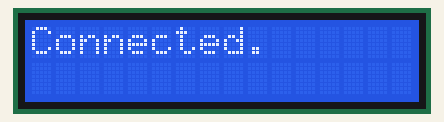
Recording of a sketch running on a simulated ESP32. Parts: 16×2 character LCD. WiFi joins after 1.5 s; servers stay silent unless stated; the local clock reads 2024-03-15 10:24:30 at power-on unless the sketch sets it.

Above: at 1.6 s.
At 3.7 s:
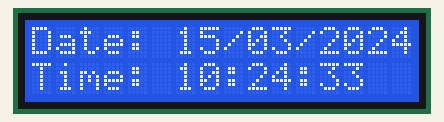
At 7.8 s:
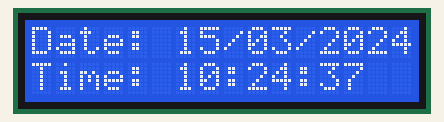
At 11.9 s:
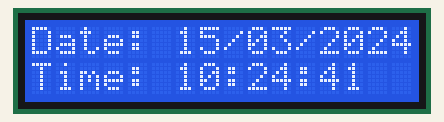
At 21.2 s:
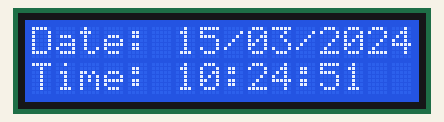
At 38.8 s:
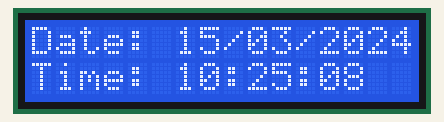

Measured:
- what the display in image 0 shows lasts 2.0 s, from 1.6 s to 3.6 s
- what the display in image 1 shows lasts 1.1 s, from 3.6 s to 4.7 s

The sketch:

sketch.ino
```cpp
#include <LiquidCrystal_I2C.h>
#include <WiFi.h>
#include "time.h"

const char* ssid     = "Wokwi-GUEST";
const char* password = "";

const char* ntpServer = "pool.ntp.org";
const long  gmtOffset_sec = 19800;
const int   daylightOffset_sec = 0;

LiquidCrystal_I2C lcd(0x27, 16, 2);

void setup() {
  Serial.begin(115200);
  lcd.init();
  lcd.backlight();
  WiFi.begin(ssid, password);
  lcd.setCursor(0, 0);
  lcd.print("Connecting....");

  while (WiFi.status() != WL_CONNECTED) {
    delay(500);
  }
  lcd.clear();
  lcd.setCursor(0, 0);
  lcd.print("Connected.");

  configTime(gmtOffset_sec, daylightOffset_sec, ntpServer);
  delay(2000);
}

void loop() {
  struct tm timeinfo;
  if (!getLocalTime(&timeinfo)) {
    lcd.clear();
    lcd.setCursor(0, 0);
    lcd.print("Time Error");
    return;
  }
  lcd.clear();
  lcd.setCursor(0,0);
  lcd.print("Date:");
  lcd.setCursor(6,0);
  lcd.print(&timeinfo, "%d/%m/%Y");

  lcd.setCursor(0,1);
  lcd.print("Time:");
  lcd.setCursor(6,1);
  lcd.print(&timeinfo, "%H:%M:%S");

  delay(1000);
}
```
